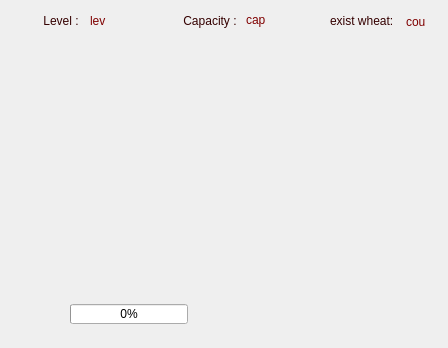
<?xml version="1.0" encoding="UTF-8"?>
<ui version="4.0">
 <class>silo</class>
 <widget class="QDialog" name="silo">
  <property name="geometry">
   <rect>
    <x>0</x>
    <y>0</y>
    <width>448</width>
    <height>348</height>
   </rect>
  </property>
  <property name="minimumSize">
   <size>
    <width>448</width>
    <height>348</height>
   </size>
  </property>
  <property name="maximumSize">
   <size>
    <width>448</width>
    <height>348</height>
   </size>
  </property>
  <property name="windowTitle">
   <string>Silo</string>
  </property>
  <widget class="QLabel" name="label">
   <property name="geometry">
    <rect>
     <x>40</x>
     <y>10</y>
     <width>51</width>
     <height>21</height>
    </rect>
   </property>
   <property name="styleSheet">
    <string notr="true">color: rgb(52, 0, 0);</string>
   </property>
   <property name="text">
    <string> Level :</string>
   </property>
  </widget>
  <widget class="QLabel" name="level">
   <property name="geometry">
    <rect>
     <x>90</x>
     <y>10</y>
     <width>31</width>
     <height>21</height>
    </rect>
   </property>
   <property name="styleSheet">
    <string notr="true">color: rgb(127, 0, 0);</string>
   </property>
   <property name="text">
    <string>lev</string>
   </property>
  </widget>
  <widget class="QLabel" name="label_3">
   <property name="geometry">
    <rect>
     <x>180</x>
     <y>10</y>
     <width>61</width>
     <height>21</height>
    </rect>
   </property>
   <property name="styleSheet">
    <string notr="true">color: rgb(52, 0, 0);</string>
   </property>
   <property name="text">
    <string> Capacity :</string>
   </property>
  </widget>
  <widget class="QLabel" name="capacity">
   <property name="geometry">
    <rect>
     <x>246</x>
     <y>10</y>
     <width>31</width>
     <height>20</height>
    </rect>
   </property>
   <property name="styleSheet">
    <string notr="true">color: rgb(127, 0, 0);</string>
   </property>
   <property name="text">
    <string>cap</string>
   </property>
  </widget>
  <widget class="QLabel" name="label_5">
   <property name="geometry">
    <rect>
     <x>330</x>
     <y>10</y>
     <width>71</width>
     <height>21</height>
    </rect>
   </property>
   <property name="styleSheet">
    <string notr="true">color: rgb(52, 0, 0);</string>
   </property>
   <property name="text">
    <string>exist wheat:</string>
   </property>
  </widget>
  <widget class="QLabel" name="wheat">
   <property name="geometry">
    <rect>
     <x>406</x>
     <y>12</y>
     <width>21</width>
     <height>20</height>
    </rect>
   </property>
   <property name="styleSheet">
    <string notr="true">color: rgb(127, 0, 0);</string>
   </property>
   <property name="text">
    <string>cou</string>
   </property>
  </widget>
  <widget class="QPushButton" name="upgrade">
   <property name="geometry">
    <rect>
     <x>0</x>
     <y>280</y>
     <width>81</width>
     <height>71</height>
    </rect>
   </property>
   <property name="cursor">
    <cursorShape>PointingHandCursor</cursorShape>
   </property>
   <property name="styleSheet">
    <string notr="true">alternate-background-color: qlineargradient(spread:pad, x1:0, y1:0, x2:1, y2:1, stop:1 rgba(0, 0, 0, 0));
border : none;</string>
   </property>
   <property name="text">
    <string/>
   </property>
   <property name="icon">
    <iconset resource="game_recources.qrc">
     <normaloff>:/game_backgrounds/pics_project/upgrade.png</normaloff>:/game_backgrounds/pics_project/upgrade.png</iconset>
   </property>
   <property name="iconSize">
    <size>
     <width>75</width>
     <height>75</height>
    </size>
   </property>
  </widget>
  <widget class="QProgressBar" name="silo_pro">
   <property name="geometry">
    <rect>
     <x>70</x>
     <y>304</y>
     <width>118</width>
     <height>20</height>
    </rect>
   </property>
   <property name="cursor">
    <cursorShape>WaitCursor</cursorShape>
   </property>
   <property name="value">
    <number>0</number>
   </property>
   <property name="alignment">
    <set>Qt::AlignCenter</set>
   </property>
  </widget>
  <widget class="QLabel" name="label_2">
   <property name="geometry">
    <rect>
     <x>0</x>
     <y>-5</y>
     <width>451</width>
     <height>351</height>
    </rect>
   </property>
   <property name="text">
    <string/>
   </property>
   <property name="pixmap">
    <pixmap resource="game_recources.qrc">:/game_backgrounds/pics_project/wheat_silo.jpeg</pixmap>
   </property>
   <property name="scaledContents">
    <bool>true</bool>
   </property>
  </widget>
  <widget class="QLabel" name="label_4">
   <property name="geometry">
    <rect>
     <x>300</x>
     <y>10</y>
     <width>151</width>
     <height>31</height>
    </rect>
   </property>
   <property name="text">
    <string/>
   </property>
   <property name="pixmap">
    <pixmap resource="game_recources.qrc">:/game_backgrounds/pics_project/push botton.png</pixmap>
   </property>
   <property name="scaledContents">
    <bool>true</bool>
   </property>
  </widget>
  <widget class="QLabel" name="label_6">
   <property name="geometry">
    <rect>
     <x>150</x>
     <y>10</y>
     <width>151</width>
     <height>31</height>
    </rect>
   </property>
   <property name="text">
    <string/>
   </property>
   <property name="pixmap">
    <pixmap resource="game_recources.qrc">:/game_backgrounds/pics_project/push botton.png</pixmap>
   </property>
   <property name="scaledContents">
    <bool>true</bool>
   </property>
  </widget>
  <widget class="QLabel" name="label_7">
   <property name="geometry">
    <rect>
     <x>0</x>
     <y>10</y>
     <width>151</width>
     <height>31</height>
    </rect>
   </property>
   <property name="text">
    <string/>
   </property>
   <property name="pixmap">
    <pixmap resource="game_recources.qrc">:/game_backgrounds/pics_project/push botton.png</pixmap>
   </property>
   <property name="scaledContents">
    <bool>true</bool>
   </property>
  </widget>
  <zorder>label_2</zorder>
  <zorder>upgrade</zorder>
  <zorder>silo_pro</zorder>
  <zorder>label_4</zorder>
  <zorder>label_6</zorder>
  <zorder>label_7</zorder>
  <zorder>label</zorder>
  <zorder>capacity</zorder>
  <zorder>wheat</zorder>
  <zorder>label_5</zorder>
  <zorder>label_3</zorder>
  <zorder>level</zorder>
 </widget>
 <resources>
  <include location="game_recources.qrc"/>
 </resources>
 <connections/>
</ui>
